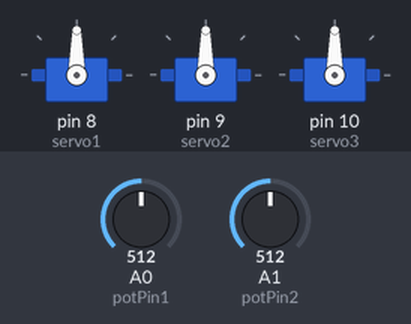
Bench run of a program on a simulated Arduino Mega 2560, built with avr-gcc and run on an emulated ATmega2560. Parts: 3 × servo. The inputs (shaded band) are chosen by the test bench; at power-on: A0 (potPin1) = 512, A1 (potPin2) = 512.

Above: at 1.2 s.
1.3 s: A0 (potPin1) set to 716
At 1.7 s:
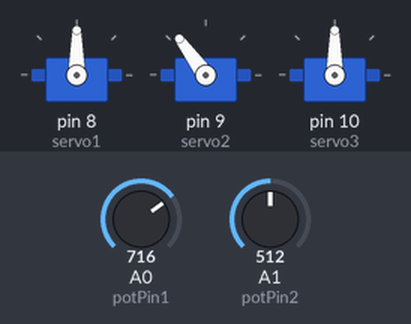
2.8 s: A1 (potPin2) set to 716
At 4.1 s:
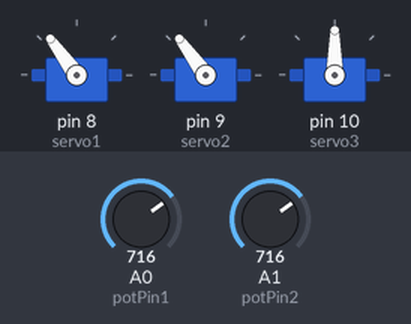
4.4 s: A0 (potPin1) set to 900
At 5.6 s:
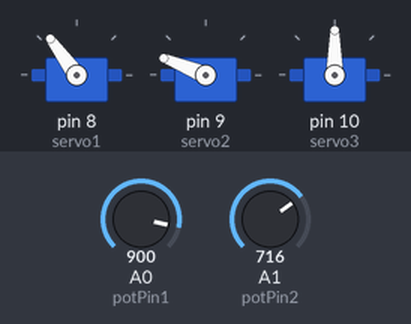
5.9 s: A1 (potPin2) set to 900
At 6.4 s:
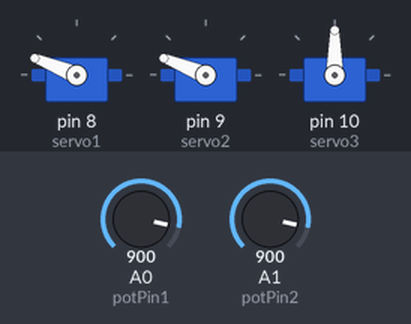
7.4 s: A0 (potPin1) set to 1023
At 8.4 s:
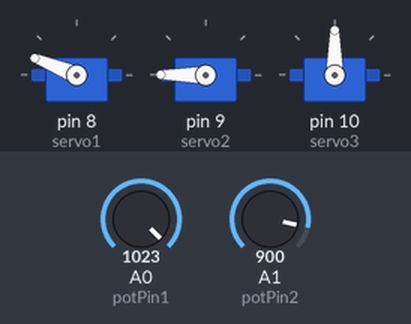
8.9 s: A1 (potPin2) set to 1023
At 9.2 s:
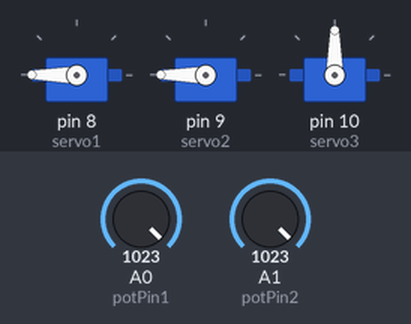
Timing chart, 0 to 11.4 s (numbered marks = the images above; inputs shaded):
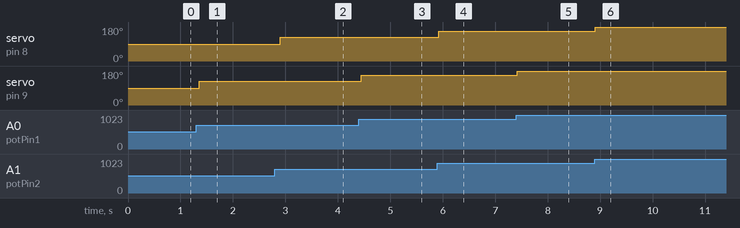

Measured:
- after the input at 1.3 s, servo on pin 9 (servo2): 90° → 126° after 0.06 s
- after the input at 2.8 s, servo on pin 8 (servo1): 90° → 126° after 0.10 s
- after the input at 4.4 s, servo on pin 9 (servo2): 126° → 158° at once
- after the input at 5.9 s, servo on pin 8 (servo1): 126° → 158° at once
- after the input at 7.4 s, servo on pin 9 (servo2): 158° → 180° at once
- after the input at 8.9 s, servo on pin 8 (servo1): 158° → 180° at once

The program:

main.cpp
```cpp
#include <Arduino.h>

#include <Servo.h>

int servo1 = 8; //base
int servo2 = 9; //armL
int servo3 = 10; //armR
int angle;
Servo myServo1;
Servo myServo2;
Servo myServo3;


//String prompt;

int potPin1 = A0; //base controller
int potPin2 = A1; //arm controller
int readVal1;
int readVal2;


void setup() {
Serial.begin(9600);
myServo1.attach(servo1);
myServo2.attach(servo2);
myServo3.attach(servo3);
}

void loop() {

readVal1 = analogRead(potPin1);
readVal2 = analogRead(potPin2);


//servo 1: base - use circular servo horn - using pot 1
for(int x=readVal1; x<=1023;x=x+1){ //this controls base
 myServo2.write(readVal1/5.68);
}

//servo 2: arm 1 - use regular horn + extension - using pot 2
for(int x=readVal2; x<=1023;x=x+1){ //this controls arm angle
 myServo1.write(readVal2/5.68);
}


}
```
